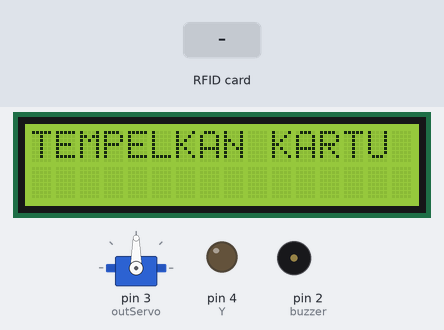
A sketch run on a simulated Arduino Uno, built with avr-gcc and run on an emulated ATmega328P. Parts: servo, 16×2 character LCD, output pins drawn as LEDs (lit = HIGH), buzzer (waves = sounding, pin HIGH). Wiring (inferred from the names in the program): IR receiver: data pin 6. The inputs (shaded band) are chosen by the test bench. Pins used as bus, display or sensor lines are not drawn; what the sketch prints to the serial monitor is not drawn.

Above: at 2.3 s.
2.4 s: RFID card 5E 7A 19 C4 held to the reader
At 3.1 s:
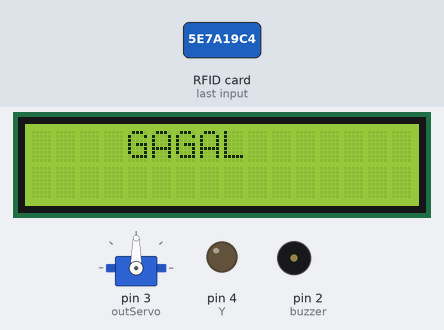
Timing chart, 0 to 5.4 s (numbered marks = the images above; inputs shaded):
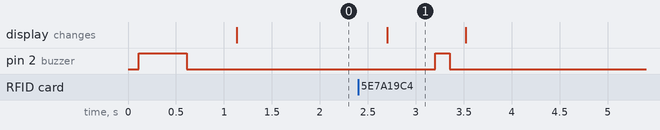

The sketch:

SERVO.ino
```cpp
#include <Servo.h>
#include <SPI.h>
#include <MFRC522.h>
#include <LiquidCrystal_I2C.h>


int outServo=3; //Pin untuk Servo
Servo myservo;
LiquidCrystal_I2C lcd(0x27, 16, 2);
String uidString;

int buzzer = 2;
int flag = 0;
int R=3;
int Y=4;
int IR=6;

#define SS_PIN 10
#define RST_PIN 9
MFRC522 mfrc522(SS_PIN, RST_PIN);


void setup() {
 //Menentukan Fungsionalitas dari PIN pada Microcontroller
 Serial.begin(9600);
 myservo.attach(outServo);
 lcd.begin();
 SPI.begin();
 mfrc522.PCD_Init();
 pinMode(R,OUTPUT);
 pinMode(Y,OUTPUT);
 pinMode(IR,INPUT);
 pinMode(buzzer,OUTPUT);
 bunyibuzzeroke();
 Serial.println("TEMPELKAN KARTU!!!");
}

void loop() {
 // BACA DATA
 lcd.clear(); //Untuk Menghapus karakter pada LCD
 lcd.setCursor(0,0); lcd.print("TEMPELKAN KARTU");
 delay(500);
 int ReadIR =digitalRead(IR); //sensor
 if ( mfrc522.PICC_IsNewCardPresent()&& flag==0) {
  readRFID();
 Serial.println(uidString);

 if(uidString=="A7-32-89-4B"){
  bunyibuzzeroke();
  flag =1;
 lcd.clear(); //Untuk Menghapus karakter pada LCD
 lcd.setCursor(0,0); lcd.print("SILAHKAN MASUK");
 delay(500); //Jeda waktu perulagan seama 1000 mili detik
 myservo.write(90); //0-180
 delay(500); //Jeda waktu perulagan seama 500 mili detik
 myservo.write(0); //0-180
 delay(500); //Jeda waktu perulagan seama 500 mili detik


 }
 if(uidString=="EA-6-D5-80"){
  bunyibuzzeroke();
  flag =1;
 lcd.clear(); //Untuk Menghapus karakter pada LCD
 lcd.setCursor(0,0); lcd.print("SILAHKAN MASUK");
 delay(500); //Jeda waktu perulagan seama 1000 mili detik
 myservo.write(90); //0-180
 delay(500); //Jeda waktu perulagan seama 500 mili detik
 myservo.write(0); //0-180
 delay(500); //Jeda waktu perulagan seama 500 mili detik

 }else {
 lcd.clear(); //Untuk Menghapus karakter pada LCD
 lcd.setCursor(4,0); lcd.print("GAGAL");
 delay(500); //Jeda waktu perulagan seama 1000 mili detik
  bunyibuzzergagal();

 }
}
if (ReadIR== 0 && flag ==1){
   myservo.write(0); //0-180
 delay(500); //Jeda waktu perulagan seama 500 mili detik
 myservo.write(90); //0-180
 delay(500); //Jeda waktu perulagan seama 500 mili detik
  lcd.clear(); //Untuk Menghapus karakter pada LCD
 lcd.setCursor(0,0); lcd.print("PALANG TERTUTUP");
 delay(500); //Jeda waktu perulagan seama 1000 mili detik
 bunyibuzzeroke();
 delay(500);
 flag=0;

}else {
 lcd.clear(); //Untuk Menghapus karakter pada LCD
 lcd.setCursor(0,0); lcd.print("TEMPELKAN KARTU");
 delay(500);
}
}


void readRFID()
{
  mfrc522.PICC_ReadCardSerial();
  uidString = String(mfrc522.uid.uidByte[0],HEX) + "-" +
              String(mfrc522.uid.uidByte[1],HEX) + "-" +
              String(mfrc522.uid.uidByte[2],HEX) + "-" +
              String(mfrc522.uid.uidByte[3],HEX);
              uidString.toUpperCase();
 }

void bunyibuzzeroke(){
 digitalWrite(buzzer,HIGH);
 delay(500);
 digitalWrite(buzzer,LOW);
 delay(500);
 }


void bunyibuzzergagal(){
  digitalWrite(buzzer,HIGH);
  delay(150);
  digitalWrite(buzzer,LOW);
  delay(150);
}
```

Measured:
- after the input at 2.4 s, pin 2 (buzzer): LOW → HIGH after 0.80 s, → LOW 0.15 s later; the display: changes after 0.30 s (image 1)
- what the display in image 1 shows lasts 0.8 s, from 2.7 s to 3.5 s
